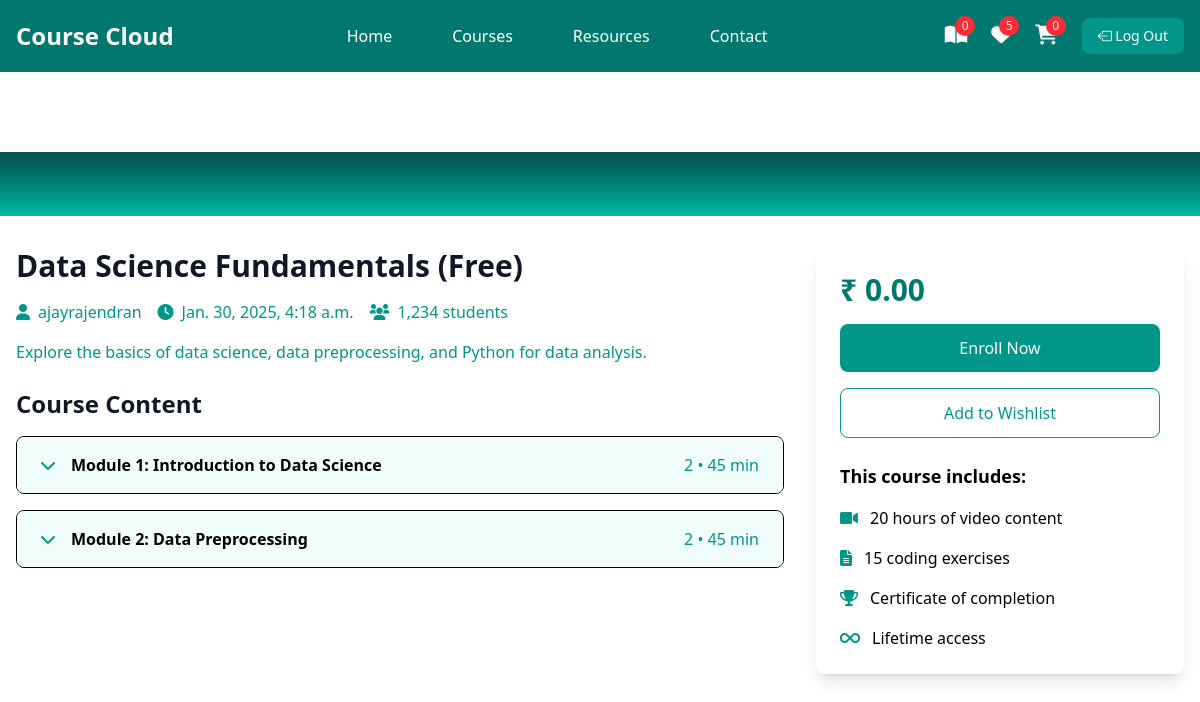
/student/courses/7/ (signed in), run on the app's committed database.
### instructor/models.py (models this page shows, shortened)
class User(AbstractUser):
    ROLE_CHOICES =(
        ("instructor","Instructor"),
        ("student","Student")
    )
    role=models.CharField(max_length=20,choices=ROLE_CHOICES,default="student")

class Course(models.Model):
    title=models.CharField(max_length=200)
    description=models.TextField()
    price=models.DecimalField(decimal_places=2,max_digits=7)
    owner=models.ForeignKey(User,on_delete=models.SET_NULL,related_name="courses",null=True)
    is_free=models.BooleanField(default=False)
    picture=models.ImageField(upload_to="courseimages",null=True,blank=True,default="courseimages/default.png")
    thumbnail=EmbedVideoField()
    category_objects=models.ManyToManyField(Category)
    created_at=models.DateTimeField(auto_now_add=True)
    updated_at=models.DateTimeField(auto_now=True)

class Module(models.Model):
    title=models.CharField(max_length=200)
    course_object=models.ForeignKey(Course,on_delete=models.CASCADE,related_name="modules")
    order=models.PositiveIntegerField()

### student/views.py (the view)
# urls.py: path("courses/<int:pk>/",views.CourseDetailView.as_view(),name="course-detail"),
@method_decorator(signin_required,name="dispatch")
class CourseDetailView(View):
    def get(self,request,*args,**kwargs):
        id=kwargs.get("pk")
        course_instance=Course.objects.get(id=id)
        return render(request,"Course.html",{"course":course_instance})

### student/context_processors.py (called while the page is built)
def course_context(request):
    count=0
    if request.user.is_authenticated:
        orders=request.user.purchase.filter(is_paid=True)
        count=len([c for o in orders for c in o.course_objects.all()])
    return{"count":count}

### student/templates/Course.html (shortened to what this page needs)
{%extends 'base.html'%}
{% load embed_video_tags %}
{%block main_block%}
    <div class="pt-20">
        <div class="bg-gradient-to-b from-teal-900 to-teal-500 w-full">
            <div class="max-w-screen-xl mx-auto flex px-4 py-8">
            </div>
        </div>
        <div class="max-w-screen-xl mx-auto px-4 py-8 grid grid-cols-1 lg:grid-cols-3 gap-8">
            <div class="lg:col-span-2">
                <h1 class="text-3xl text-gray-900 dark:text-white font-bold mb-4">{{course.title}}</h1>
                <div class="flex items-center mb-4 text-teal-600">
                    <span class="mr-4"><i class="fas fa-user mr-2"></i>{{course.owner}}</span>
                    <span class="mr-4"><i class="fas fa-clock mr-2"></i>{{course.created_at}}</span>
                    <span><i class="fas fa-users mr-2"></i>1,234 students</span>
                </div>
                <p class="text-teal-600 mb-6">{{course.description}}</p>
                <div class="space-y-4">
                    <h2 class="text-2xl text-gray-900 dark:text-white font-bold mb-4">Course Content</h2>
                    {%for m in course.modules.all%}
                    <div class="border rounded-lg  overflow-hidden bg-white">
                        <button class="w-full px-6 py-4 bg-teal-50 hover:bg-teal-200 flex items-center justify-between" onclick="toggleModule('module{{forloop.counter}}')">
                            <div class="flex items-center">
                                <i class="fas fa-chevron-down mr-4 text-teal-600"></i>
                                <span class="font-semibold">Module {{forloop.counter}}: {{m.title}}</span>
                            </div>
                            <span class="text-teal-600">{{m.lessons.all.count}} • 45 min</span>
                        </button>
                    </div>
                    {%endfor%}
                </div>
            </div>
            <div class="lg:col-span-1">
                <div class="bg-white p-6 rounded-lg shadow-lg sticky top-24">
                    <div class="text-3xl font-bold mb-4 text-teal-700">₹ {{course.price}}</div>
                    <a href="{%url 'add-to-cart' course.id%}">
                        <button class="w-full bg-teal-600 text-white py-3 rounded-lg mb-4 hover:bg-teal-700 transition duration-300">
                            Enroll Now
                        </button>
                    </a>
                    <button class="w-full border border-teal-600 text-teal-600 py-3 rounded-lg mb-6 hover:bg-teal-50 transition duration-300">
                        Add to Wishlist
                    </button>
                    <div class="space-y-4 ">
                        <h3 class="font-bold text-lg">This course includes:</h3>
                        <div class="flex items-center">
                            <i class="fas fa-video mr-3 text-teal-600"></i>
                            <span>20 hours of video content</span>
                        </div>
                        <div class="flex items-center">
                            <i class="fas fa-file-alt mr-3 text-teal-600"></i>
                            <span>15 coding exercises</span>
                        </div>
                        <div class="flex items-center">
                            <i class="fas fa-trophy mr-3 text-teal-600"></i>
                            <span>Certificate of completion</span>
                        </div>
                        <div class="flex items-center">
                            <i class="fas fa-infinity mr-3 text-teal-600"></i>
                            <span>Lifetime access</span>
                        </div>
                    </div>
                </div>
            </div>
        </div>
    </div>
{%endblock%}

### student/templates/base.html (shortened to what this page needs)
<!DOCTYPE html>
<html lang="en">
<head>
    <link href="https://cdnjs.cloudflare.com/ajax/libs/font-awesome/6.0.0/css/all.min.css" rel="stylesheet">
    <script src="https://unpkg.com/@tailwindcss/browser@4"></script>
    <link rel="stylesheet" href="../static/css/style.css">
    <link rel="stylesheet" href="https://cdn.jsdelivr.net/npm/bootstrap-icons@1.11.3/font/bootstrap-icons.min.css">
</head>
<body>
    <nav class="bg-teal-700 fixed w-full z-20 top-0 left-0 sticky">
        <div class="max-w-screen-xl flex flex-wrap items-center justify-between mx-auto p-4">
            <a href="#" class="flex items-center">
                <span class="self-center text-2xl font-semibold text-white">Course Cloud</span>
            </a>
            <div class="items-center justify-between hidden w-full md:flex md:w-auto md:order-1">
                <ul class="flex flex-col p-4 md:p-0 mt-4 font-medium md:flex-row md:space-x-8 md:mt-0">
                    <li><a href="{%url 'index'%}" class="block py-2 pl-3 pr-4 text-white hover:text-teal-200">Home</a></li>
                    <li><a href="#course" class="block py-2 pl-3 pr-4 text-white hover:text-teal-200">Courses</a></li>
                    <li><a href="#" class="block py-2 pl-3 pr-4 text-white hover:text-teal-200">Resources</a></li>
                    <li><a href="#contact" class="block py-2 pl-3 pr-4 text-white hover:text-teal-200">Contact</a></li>
                </ul>
            </div>
            <div class="flex items-center space-x-6 md:order-2">
                <div class="relative group">
                    <a href="{%url 'My-Courses'%}" class="text-white hover:text-teal-200">
                        <i class="fas fa-book-open text-xl"></i>
                        <span class="absolute -top-2 -right-2 bg-red-500 text-white text-xs rounded-full h-5 w-5 flex items-center justify-center">{{count}}</span>
                    </a>
                </div>
                <div class="relative group">
                    <a href="#" class="text-white hover:text-teal-200">
                        <i class="fas fa-heart fa-beat text-xl"></i>
                        <span class="absolute -top-2 -right-2 bg-red-500 text-white text-xs rounded-full h-5 w-5 flex items-center justify-center">5</span>
                    </a>
                </div>
                <div class="relative group">
                    <a href="{%url 'cart-summery'%}" class="text-white hover:text-teal-200">
                        <i class="fas fa-shopping-cart text-xl"></i>
                        <span class="absolute -top-2 -right-2 bg-red-500 text-white text-xs rounded-full h-5 w-5 flex items-center justify-center">{{request.user.basket.all.count}}</span>
                    </a>
                </div>
                <a href="{%url 'signout'%}" class="text-white bg-teal-600 hover:bg-teal-800 focus:ring-4 focus:outline-none focus:ring-teal-300 font-medium rounded-lg text-sm px-4 py-2 text-center"><i class="bi bi-box-arrow-left"></i>  Log Out</a>
            </div>
        </div>
    </nav>
        {%block main_block%}
        {%endblock%}
</body>
</html>

### data on the page
User: user.basket.all.count "0"
Course: title "Data Science Fundamentals (Free)", owner "ajayrajendran", created_at "Jan. 30, 2025, 4:18 a.m.", description "Explore the basics of data science, data preprocessing, and Python for data analysis.", price "0.00"
Module: title "Introduction to Data Science", lessons.all.count "2"
Module: title "Data Preprocessing", lessons.all.count "2"

### other printed values
{{ count }} "0"
